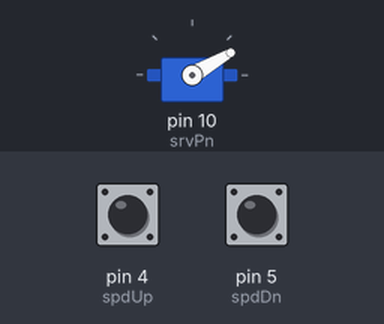
Simulated run of this sketch. Board: Arduino Uno, built with avr-gcc and run on an emulated ATmega328P. Shown: servo. Inputs (shaded band) come from the test bench; at power-on: pin 4 (spdUp) HIGH, pin 5 (spdDn) HIGH.

Above: at 1.2 s.
1.3 s: pin 4 (spdUp) pulled LOW for 0.15 s
At 2.0 s:
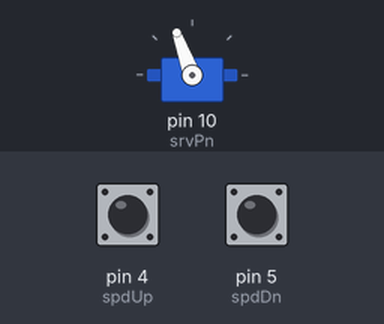
Timing chart, 0 to 65.9 s (numbered marks = the images above; inputs shaded):
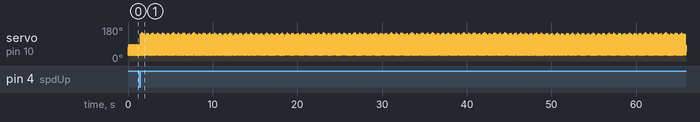

The sketch:

StrumBot.ino
```cpp
/*
 * Simple robot to strum a ukelele
 * Uses a micro servo and an Arduino Uno
 * Arduino is equipped with a power switch and five buttons
 * The first two buttons adjust strumming speed
 * The other three are for selecting from several pre-programmed
 * cadences or patterns (THIS FEATURE NOT YET IMPLEMENTED)
 */

#include <Servo.h>

// pin declarations
int spdUp = 4;
int spdDn = 5;
int mode1 = 6;
int mode2 = 7;
int mode3 = 8;
int srvPn = 10;

// servo object
Servo myservo;

// system variables
int mode = 1;     // current mode - to be implemented later
int pos = 0;      // position of arm
int minPos = 30;  // minimum position
int maxPos = 150; // maximum position
int per = 15;     // period between arm movements - lower values strum faster
int minPer = 0;   // minium period - defines max speed
int maxPer = 100; // maximum period - defines min speed
int stpPer = 5;   // step for period adjustments - higher values change speed faster

// helper function - delays for given time, but polls and handles button presses
// once every 1 ms.
void delayRead(int dur)
{
  for(int i=0; i<dur; i++)
  {
    // adjust tempo
    if(digitalRead(spdUp) == LOW && per > minPer)
    {
      per -= stpPer;
    }
    if(digitalRead(spdDn) == LOW && per < maxPer)
    {
      per += stpPer;
    }

    // change modes - to be implemented later
  }
}

void setup()
{
  // set pinmodes, attach servo
  pinMode(spdUp, INPUT_PULLUP);
  pinMode(spdDn, INPUT_PULLUP);
  pinMode(mode1, INPUT_PULLUP);
  pinMode(mode2, INPUT_PULLUP);
  pinMode(mode3, INPUT_PULLUP);
  myservo.attach(srvPn);
}

void loop()
{
  for (pos = minPos; pos <= maxPos; pos += 1)
  {
    myservo.write(pos);
    delayRead(per);
  }
  for (pos = maxPos; pos >= minPos; pos -= 1)
  {
    myservo.write(pos);
    delayRead(per);
  }
}
```
